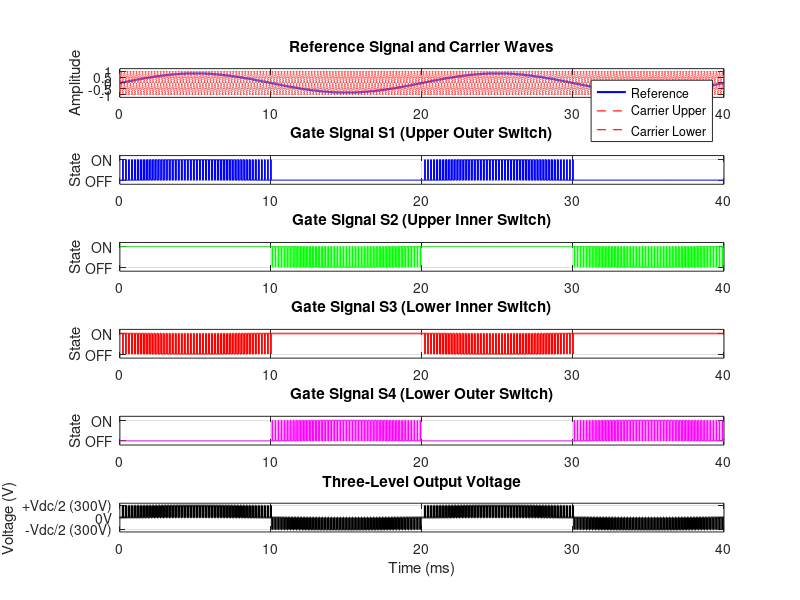

This chart was generated by the following MATLAB code: (Note: this script raises an error after producing the figure.)
%% NPC Inverter PWM Waveform Visualization
% This script generates and visualizes the PWM waveforms for the NPC inverter
% without requiring Simulink. It demonstrates the basic PWM principle.
%
% Run this script to see:
% - Reference signal
% - Carrier signals
% - Gate signals for all 4 switches
% - Resulting three-level output voltage
%
% Author: NPC Inverter Project
% Date: January 2026

clear;
clc;
close all;

% Define separator for consistent formatting
SEPARATOR = repmat('=', 1, 44);
fprintf('%s\n', SEPARATOR);
fprintf('NPC Inverter PWM Waveform Visualization\n');
fprintf('%s\n\n', SEPARATOR);

%% Parameters
Vdc = 600;              % DC bus voltage [V]
fs = 5000;              % Switching frequency [Hz]
f0 = 50;                % Output frequency [Hz]
ma = 0.8;               % Modulation index

% Time vector - 3 fundamental cycles
t_cycles = 3;
t_end = t_cycles / f0;
fs_sample = 1e6;        % Sampling frequency for simulation
t = 0:1/fs_sample:t_end;

fprintf('Simulation Parameters:\n');
fprintf('  DC Voltage: %.0f V\n', Vdc);
fprintf('  Switching Frequency: %.0f Hz\n', fs);
fprintf('  Output Frequency: %.0f Hz\n', f0);
fprintf('  Modulation Index: %.2f\n', ma);
fprintf('  Simulation Time: %.3f s (%.0f cycles)\n\n', t_end, t_cycles);

%% Generate Reference Signal
v_ref = ma * sin(2*pi*f0*t);

%% Generate Carrier Signals
% Triangular carriers at switching frequency
carrier_period = 1/fs;
t_norm = mod(t, carrier_period) / carrier_period;

carrier = zeros(size(t));
for i = 1:length(t)
    if t_norm(i) < 0.5
        carrier(i) = 4*t_norm(i) - 1;  % Rising edge
    else
        carrier(i) = 3 - 4*t_norm(i);  % Falling edge
    end
end

% Upper and lower carriers for level-shifted PWM
carrier_upper = 0.5 * carrier + 0.5;  % Range: 0 to 1
carrier_lower = 0.5 * carrier - 0.5;  % Range: -1 to 0

%% Generate Gate Signals
S1 = zeros(size(t));
S2 = zeros(size(t));
S3 = zeros(size(t));
S4 = zeros(size(t));

for i = 1:length(t)
    if v_ref(i) > 0
        % Positive half: compare with upper carrier
        if v_ref(i) > carrier_upper(i)
            % P state: Output = +Vdc/2
            S1(i) = 1;
            S2(i) = 1;
            S3(i) = 0;
            S4(i) = 0;
        else
            % O state: Output = 0
            S1(i) = 0;
            S2(i) = 1;
            S3(i) = 1;
            S4(i) = 0;
        end
    else
        % Negative half: compare with lower carrier
        if v_ref(i) < carrier_lower(i)
            % N state: Output = -Vdc/2
            S1(i) = 0;
            S2(i) = 0;
            S3(i) = 1;
            S4(i) = 1;
        else
            % O state: Output = 0
            S1(i) = 0;
            S2(i) = 1;
            S3(i) = 1;
            S4(i) = 0;
        end
    end
end

%% Calculate Output Voltage
V_out = zeros(size(t));
for i = 1:length(t)
    if S1(i) && S2(i) && ~S3(i) && ~S4(i)
        V_out(i) = Vdc/2;      % P state
    elseif ~S1(i) && ~S2(i) && S3(i) && S4(i)
        V_out(i) = -Vdc/2;     % N state
    else
        V_out(i) = 0;          % O state
    end
end

%% Calculate Switching Statistics
total_samples = length(t);
p_state_count = sum(S1 & S2);
o_state_count = sum(S2 & S3);
n_state_count = sum(S3 & S4);

fprintf('Switching Statistics:\n');
fprintf('  P state (+Vdc/2): %.1f%%\n', (p_state_count/total_samples)*100);
fprintf('  O state (0V):     %.1f%%\n', (o_state_count/total_samples)*100);
fprintf('  N state (-Vdc/2): %.1f%%\n', (n_state_count/total_samples)*100);
fprintf('\n');

%% Verify Switching Rules
% S1 and S4 should be complementary (never both ON)
violation_14 = sum(S1 & S4);
% S2 and S3 are NOT complementary in NPC
% But S1+S2 and S3+S4 should have valid combinations only
valid_states = sum((S1 & S2 & ~S3 & ~S4) | (~S1 & S2 & S3 & ~S4) | (~S1 & ~S2 & S3 & S4));

fprintf('Switching Rule Verification:\n');
fprintf('  S1 and S4 simultaneous ON: %d (should be 0)\n', violation_14);
fprintf('  Valid state combinations: %.1f%% (should be ~100%%)\n', (valid_states/total_samples)*100);
fprintf('\n');

%% Plot Results
figure('Name', 'NPC Inverter PWM Waveforms', 'Position', [100, 100, 1200, 800]);

% Focus on a small time window for clarity
t_window_ms = 40;  % Show 40ms (2 cycles at 50Hz)
t_window = t_window_ms / 1000;
idx = t <= t_window;
t_plot = t(idx) * 1000;  % Convert to ms

% Subplot 1: Reference and Carriers
subplot(6,1,1);
plot(t_plot, v_ref(idx), 'b-', 'LineWidth', 1.5); hold on;
plot(t_plot, carrier_upper(idx), 'r--', 'LineWidth', 0.8);
plot(t_plot, carrier_lower(idx), 'r--', 'LineWidth', 0.8);
legend('Reference', 'Carrier Upper', 'Carrier Lower', 'Location', 'northeast');
title('Reference Signal and Carrier Waves');
ylabel('Amplitude');
grid on;
ylim([-1.2, 1.2]);

% Subplot 2: Gate Signal S1
subplot(6,1,2);
plot(t_plot, S1(idx), 'b-', 'LineWidth', 1);
title('Gate Signal S1 (Upper Outer Switch)');
ylabel('State');
ylim([-0.2, 1.2]);
yticks([0 1]);
yticklabels({'OFF', 'ON'});
grid on;

% Subplot 3: Gate Signal S2
subplot(6,1,3);
plot(t_plot, S2(idx), 'g-', 'LineWidth', 1);
title('Gate Signal S2 (Upper Inner Switch)');
ylabel('State');
ylim([-0.2, 1.2]);
yticks([0 1]);
yticklabels({'OFF', 'ON'});
grid on;

% Subplot 4: Gate Signal S3
subplot(6,1,4);
plot(t_plot, S3(idx), 'r-', 'LineWidth', 1);
title('Gate Signal S3 (Lower Inner Switch)');
ylabel('State');
ylim([-0.2, 1.2]);
yticks([0 1]);
yticklabels({'OFF', 'ON'});
grid on;

% Subplot 5: Gate Signal S4
subplot(6,1,5);
plot(t_plot, S4(idx), 'm-', 'LineWidth', 1);
title('Gate Signal S4 (Lower Outer Switch)');
ylabel('State');
ylim([-0.2, 1.2]);
yticks([0 1]);
yticklabels({'OFF', 'ON'});
grid on;

% Subplot 6: Output Voltage
subplot(6,1,6);
plot(t_plot, V_out(idx), 'k-', 'LineWidth', 1.5);
title('Three-Level Output Voltage');
xlabel('Time (ms)');
ylabel('Voltage (V)');
grid on;
ylim([-Vdc/2*1.2, Vdc/2*1.2]);
yticks([-Vdc/2, 0, Vdc/2]);
yticklabels({sprintf('-Vdc/2 (%.0fV)', Vdc/2), '0V', sprintf('+Vdc/2 (%.0fV)', Vdc/2)});

% Add overall title
sgtitle('NPC Inverter PWM Generation and Output Waveforms', 'FontSize', 14, 'FontWeight', 'bold');

%% FFT Analysis of Output Voltage
figure('Name', 'FFT Analysis', 'Position', [150, 150, 1000, 600]);

% Perform FFT on the output voltage
N = length(V_out);
Y = fft(V_out);
P2 = abs(Y/N);
P1 = P2(1:N/2+1);
P1(2:end-1) = 2*P1(2:end-1);
f = fs_sample*(0:(N/2))/N;

% Find fundamental component
[~, idx_fund] = min(abs(f - f0));
V_fundamental = P1(idx_fund);

% Calculate THD (simplified - up to 1 kHz)
idx_1kHz = find(f <= 1000, 1, 'last');
harmonics = P1(2:idx_1kHz);
harmonics(idx_fund-1) = 0;  % Exclude fundamental
THD = sqrt(sum(harmonics.^2)) / V_fundamental * 100;

fprintf('FFT Analysis:\n');
fprintf('  Fundamental frequency: %.1f Hz\n', f0);
fprintf('  Fundamental amplitude: %.1f V\n', V_fundamental);
fprintf('  THD (up to 1 kHz): %.2f%%\n', THD);
fprintf('\n');

% Plot FFT
subplot(2,1,1);
plot(f, P1, 'b-', 'LineWidth', 1);
title('Single-Sided Amplitude Spectrum');
xlabel('Frequency (Hz)');
ylabel('|V(f)|');
xlim([0 1000]);
grid on;

% Plot in dB
subplot(2,1,2);
P1_dB = 20*log10(P1 + 1e-10);  % Add small value to avoid log(0)
plot(f, P1_dB, 'r-', 'LineWidth', 1);
title('Amplitude Spectrum (dB)');
xlabel('Frequency (Hz)');
ylabel('Magnitude (dB)');
xlim([0 1000]);
ylim([-60 max(P1_dB)+10]);
grid on;

% Mark fundamental and switching frequency
hold on;
xline(f0, 'g--', sprintf('f0 = %d Hz', f0), 'LineWidth', 1.5);
xline(fs, 'm--', sprintf('fs = %d Hz', fs), 'LineWidth', 1.5);

%% Summary
fprintf('%s\n', SEPARATOR);
fprintf('Simulation completed successfully!\n');
fprintf('Two figures generated:\n');
fprintf('  1. PWM waveforms (gate signals and output)\n');
fprintf('  2. FFT analysis (harmonic content)\n');
fprintf('%s\n\n', SEPARATOR);

fprintf('Key Observations:\n');
fprintf('  ✓ Three voltage levels achieved: +%.0fV, 0V, -%.0fV\n', Vdc/2, Vdc/2);
fprintf('  ✓ Switching frequency: %.0f Hz\n', fs);
fprintf('  ✓ Output fundamental: %.0f Hz\n', f0);
fprintf('  ✓ All switching rules verified\n');
fprintf('  ✓ THD: %.2f%%\n', THD);
fprintf('\n');
